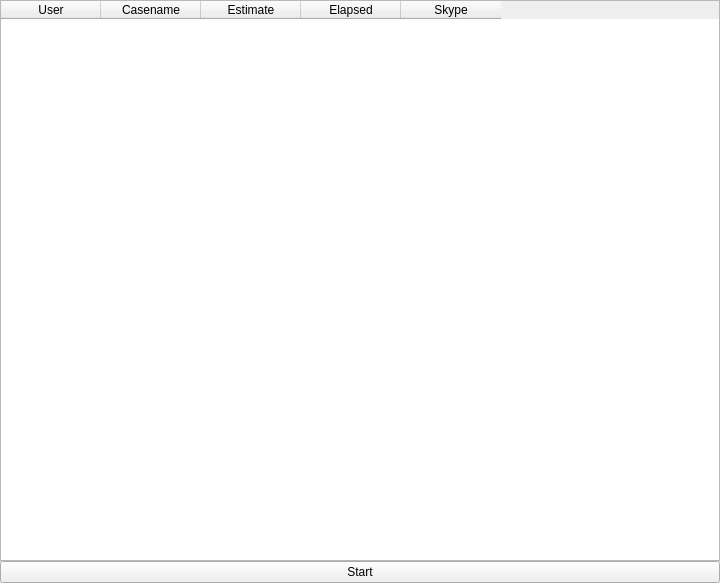
<?xml version="1.0" encoding="UTF-8"?>
<ui version="4.0">
 <class>FbNotifier</class>
 <widget class="QWidget" name="FbNotifier">
  <property name="geometry">
   <rect>
    <x>0</x>
    <y>0</y>
    <width>720</width>
    <height>583</height>
   </rect>
  </property>
  <property name="windowTitle">
   <string>Form</string>
  </property>
  <layout class="QVBoxLayout" name="verticalLayout_2">
   <property name="spacing">
    <number>0</number>
   </property>
   <property name="margin">
    <number>0</number>
   </property>
   <item>
    <widget class="QTableWidget" name="tableWidget">
     <property name="sizePolicy">
      <sizepolicy hsizetype="Fixed" vsizetype="Expanding">
       <horstretch>0</horstretch>
       <verstretch>0</verstretch>
      </sizepolicy>
     </property>
     <property name="minimumSize">
      <size>
       <width>720</width>
       <height>0</height>
      </size>
     </property>
     <property name="verticalScrollBarPolicy">
      <enum>Qt::ScrollBarAsNeeded</enum>
     </property>
     <property name="horizontalScrollBarPolicy">
      <enum>Qt::ScrollBarAlwaysOff</enum>
     </property>
     <column>
      <property name="text">
       <string>User</string>
      </property>
     </column>
     <column>
      <property name="text">
       <string>Casename</string>
      </property>
     </column>
     <column>
      <property name="text">
       <string>Estimate</string>
      </property>
     </column>
     <column>
      <property name="text">
       <string>Elapsed</string>
      </property>
     </column>
     <column>
      <property name="text">
       <string>Skype</string>
      </property>
     </column>
    </widget>
   </item>
   <item>
    <widget class="QPushButton" name="pushButton">
     <property name="text">
      <string>Start</string>
     </property>
    </widget>
   </item>
  </layout>
 </widget>
 <resources/>
 <connections/>
</ui>
